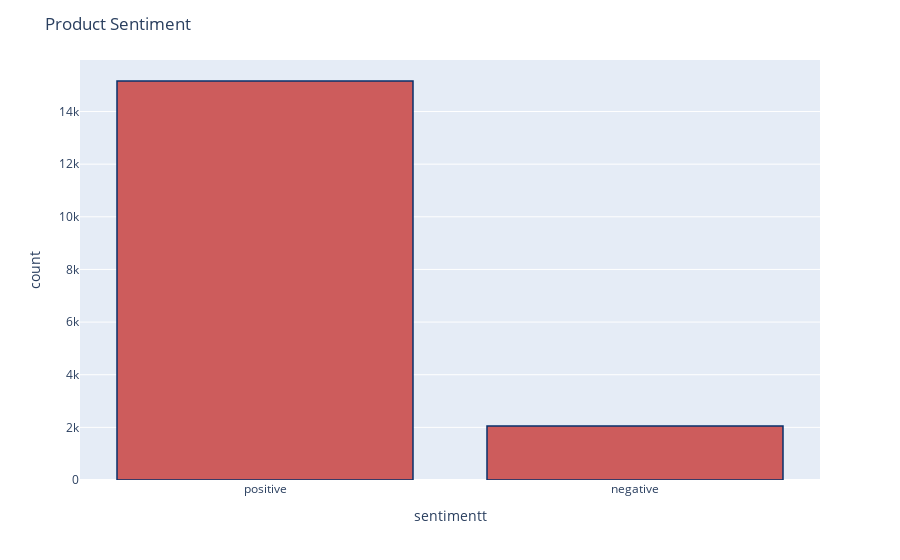

The code cell stored with this chart in its notebook:
### Markdown cell above
Distribution of Reviews

### Code cell
df['sentimentt'] = df['sentiment'].replace({-1 : 'negative'})
df['sentimentt'] = df['sentimentt'].replace({1 : 'positive'})
fig = px.histogram(df, x="sentimentt")
fig.update_traces(marker_color="indianred",marker_line_color='rgb(8,48,107)',
                  marker_line_width=1.5)
fig.update_layout(title_text='Product Sentiment')
fig.show()

### Figure 1 — Plotly figure (JSON) as saved in the notebook; plotly's stock layout.template omitted (floating-point values rounded to 4 significant figures; data arrays with more than 128 entries replaced by an {"elided": "..."} marker saying what was removed)
{"data": [{"alignmentgroup": "True", "bingroup": "x", "hovertemplate": "sentimentt=%{x}<br>count=%{y}<extra></extra>", "legendgroup": "", "marker": {"color": "indianred", "line": {"color": "rgb(8,48,107)", "width": 1.5}}, "name": "", "offsetgroup": "", "orientation": "v", "showlegend": false, "type": "histogram", "x": {"elided": "17211 str values"}, "xaxis": "x", "yaxis": "y"}], "layout": {"barmode": "relative", "legend": {"tracegroupgap": 0}, "margin": {"t": 60}, "title": {"text": "Product Sentiment"}, "xaxis": {"anchor": "y", "domain": [0, 1], "title": {"text": "sentimentt"}}, "yaxis": {"anchor": "x", "domain": [0, 1], "title": {"text": "count"}}}}
